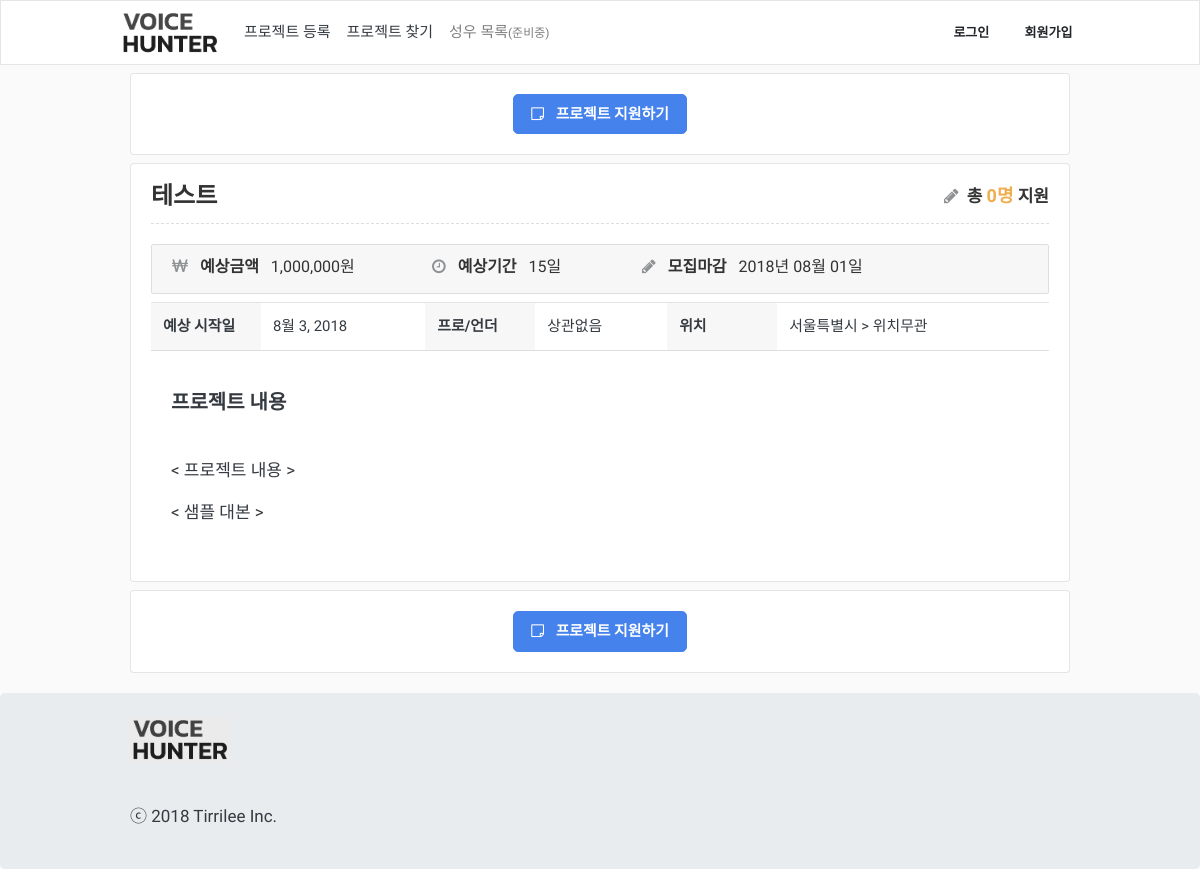
/project/4/, run on the app's committed database.
### App/models.py (models this page shows, shortened)
class Project(models.Model):
    class Meta:
        verbose_name_plural = "   프로젝트 테이블"
        ordering = ["-id"]
    TYPE_CHOICES = (
        ('both', '상관없음'),
        ('pro', '프로'),
        ('under', '언더'),
    )
    GENDER_CHOICES = (
        ('both', '성별무관'),
        ('male', '남자'),
        ('female', '여자'),
    )
    user = models.ForeignKey(User, on_delete=models.CASCADE, verbose_name='유저')
    title = models.CharField(max_length=100, verbose_name='프로젝트 명')
    gugun = models.ForeignKey(Gugun, on_delete=models.CASCADE, verbose_name='위치')
    type = models.CharField(max_length=10, choices=TYPE_CHOICES, verbose_name='성우타입')
    gender = models.CharField(max_length=10, choices=GENDER_CHOICES, verbose_name='성별')
    cost = models.PositiveIntegerField(verbose_name='예상금액')
    period = models.PositiveIntegerField(verbose_name='예상기간')
    deadline = models.DateField(verbose_name='마감날짜')
    content = models.TextField(verbose_name='프로젝트 내용')
    start_at = models.DateField(verbose_name='예상 시작날짜')
    created_at = models.DateTimeField(auto_now_add=True, verbose_name='등록일자')

class Gugun(models.Model):
    class Meta:
        verbose_name_plural = " 구/군 테이블"
    sido = models.ForeignKey(Sido, on_delete=models.CASCADE, verbose_name='시/도')
    gugun = models.CharField(max_length=10, verbose_name='구/군')
    def __str__(self):
        return str(self.gugun)

class Sido(models.Model):
    class Meta:
        verbose_name_plural = " 시/도 테이블"
    sido = models.CharField(max_length=10, verbose_name='시/도')
    def __str__(self):
        return str(self.sido)

### App/views.py (the view)
# urls.py: path('project/<int:pk>/', ProjectDetailPage, name='detail-projects'),
def ProjectDetailPage(request, pk):
    project = Project.objects.get(pk=pk)
    item = {}
    item['project'] = project
    item['apply'] = len(ProjectApply.objects.filter(project=project))
    item['tags'] = ProjectTag.objects.filter(project=project)[:6]
    return render(request, 'ProjectDetail/ProjectDetailPage.html', {
        'item':item,
    })

### templates/ProjectDetail/ProjectDetailPage.html (shortened to what this page needs)
{% extends "Base/Base.html" %}
{% load static %}
{% load humanize %}
{% block content %}
<link rel="stylesheet" type="text/css" href="{% static 'ProjectDetail/css/style.css' %}">
<div class="container">
	{% include './Apply.html' %}
	<div class="row mt-1">
		<div class="col-12">
			<div class="card item bg-light mb-1">
				<div class="card-body">
					<div class="header-text project-detail-header">
						<span>{{ item.project.title }}</span>
						<span class="applicant-count pull-right">
							<i class="fa fa-pencil mr-1" style="margin-right: 5px;"></i>
							총 <span class="applicant-num">{{ item.apply }}명</span> 지원
						</span>
					</div>
					<div class="summary">
						<div class="project-detail-basic-info">
							<div class="budget">
								<strong class="mr-2">
									<i class="fa fa-krw"></i>
									<span class="title">예상금액 </span>
								</strong>
								{{ item.project.cost|intcomma }}원
							</div>
							<div class="term">
								<strong class="mr-2">
									<i class="fa fa-clock-o"></i>
									<span class="title">예상기간 </span>
								</strong>
								{{ item.project.period }}일
							</div>
							<div class="deadline">
								<strong class="mr-2">
									<i class="fa fa-pencil"></i>
									<span class="title">모집마감</span>
								</strong>
								{{ item.project.deadline|date:"Y년 m월 d일" }}
							</div>
						</div>
						<table class="table w-100 mt-2">
							<tbody>
								<tr>
									<th>예상 시작일</th>
									<td>{{ item.project.start_at }}</td>
									<th>프로/언더</th>
									<td>{{ item.project.get_type_display }}</td>
									<th>위치</th>
									<td>{{ item.project.gugun.sido }} > {{ item.project.gugun }}</td>
								</tr>
							</tbody>
						</table>
						<div class="project-desc">
							<div class="project-desc-title mb-3">프로젝트 내용</div>
							{{ item.project.content|linebreaks }}
						</div>
					</div>
				</div>
			</div>
		</div>
	</div>
	{% include './Apply.html' %}
</div>
{% endblock%}

### static/Base/css/style.css (style rules this page uses)
body, .navbar-fixed-top, .navbar-fixed-bottom { min-width: 970px; background:rgb(250,250,250); font-family: "Nanum Gothic", "Apple SD Gothic Neo", "맑은 고딕", "Malgun Gothic", AppleGothic, 돋움, Dotum, Helvetica, Arial, sans-serif; }
p { font-family: "Nanum Gothic"; }
.container { width: 970px; max-width: none !important; }
i { color: rgb(143, 146, 149); margin-right: 8px; }

### static/ProjectDetail/css/style.css (style rules this page uses)
.project-detail-header { margin-top: 0px; line-height: 24px; font-size: 24px; font-weight: bold; color: #333; }
.applicant-count { font-size: 17px; }
.applicant-num { color: rgb(240, 173, 78); font-weight: 600; font-size: 18px; }
.summary { margin-top: 15px; border-top: 1px #dedede dashed; }
.summary .project-detail-basic-info { margin-top: 20px; padding-left: 20px; background: rgb(247,247,247); border: 1px solid rgb(222,222,222); border-radius: 2px; padding-top: 3px; padding-bottom: 3px; line-height: 38px; font-size: 16px; height: 50px; }
.summary .project-detail-basic-info .budget { min-width: 260px; float: left; color: #333; }
.summary .project-detail-basic-info .term { min-width: 210px; float: left; color: #333; }
.summary .project-detail-basic-info .deadline { float: left; color: #333; }
.table { border-bottom: 1px solid rgb(222,222,222) !important; }
.table th { background: rgb(247,247,247); width: 110px; }
.project-desc-title { font-size: 20px; font-weight: 600; }
.project-desc { padding: 20px; }

### data on the page
Project: project "테스트", project.cost "1,000,000", project.period "15", project.deadline "2018년 08월 01일", project.start_at "8월 3, 2018", project.type "상관없음", project.gugun.sido "서울특별시", project.gugun "위치무관", project.content "< 프로젝트 내용 > < 샘플 대본 >"

### other printed values
{{ item.apply }} "0"
